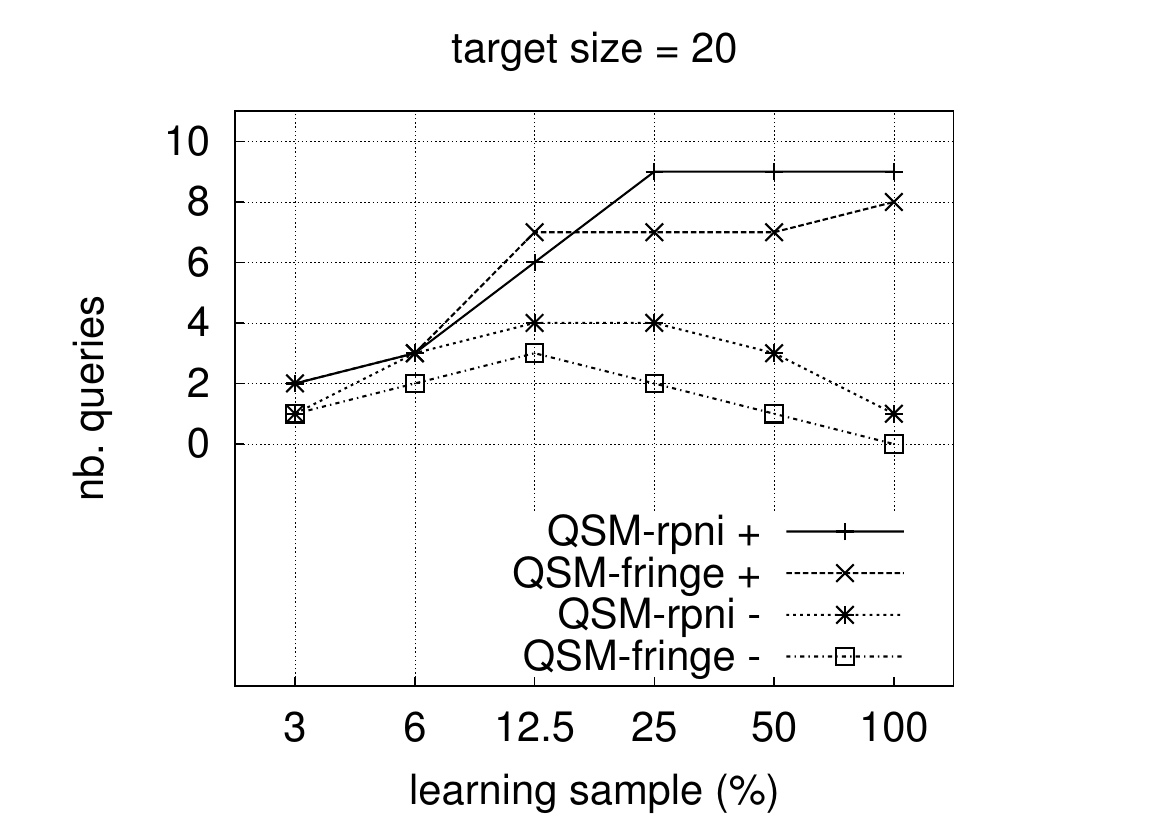

Write the gnuplot code that produced this figure.
set terminal postscript "Arial" 30;
set size ratio +0.8;

set style line 1 lt 1 lw 3;
set style line 2 lt 2 lw 3;
set style line 3 lt 3 lw 3;
set style line 4 lt 6 lw 3;
set style line 5 lt 1 lw 2;
set style line 6 lt 2 lw 2;
set style line 7 lt 3 lw 2;
set style line 8 lt 6 lw 2;
set pointsize 2.0;

set lmargin 2
set bmargin 2
set rmargin 0
set tmargin 1

set grid
set style data linespoints;
set key right bottom;

set xrange [0.5:6.5];
set xlabel "learning sample (%)";
set xtics nomirror norotate ("3" 1, "6" 2, "12.5" 3, "25" 4, "50" 5, "100" 6);
set output "queries.eps";

################################################################################ Positive queries
set autoscale y;
set ylabel "nb. queries";

set yrange [-8:11];
set ytics nomirror norotate 0,2,10;
set title 'target size = 20';
plot 'aai08-queries.dat' every :::0::0 using 3:4 title "QSM-rpni +" with linespoints ls 1, \
     'aai08-queries.dat' every :::1::1 using 3:4 title "QSM-fringe +" with linespoints ls 2, \
     'aai08-queries.dat' every :::0::0 using 3:5 title "QSM-rpni -" with linespoints ls 3, \
     'aai08-queries.dat' every :::1::1 using 3:5 title "QSM-fringe -" with linespoints ls 4;

set yrange [-70:100];
set ytics nomirror norotate 0,20,100;
set title 'target size = 50';
plot 'aai08-queries.dat' every :::2::2 using 3:4 title "QSM-rpni +" with linespoints ls 1, \
     'aai08-queries.dat' every :::3::3 using 3:4 title "QSM-fringe +" with linespoints ls 2, \
     'aai08-queries.dat' every :::2::2 using 3:5 title "QSM-rpni -" with linespoints ls 3, \
     'aai08-queries.dat' every :::3::3 using 3:5 title "QSM-fringe -" with linespoints ls 4;

set yrange [-300:350];
set ytics nomirror norotate 0,100,400;
set title 'target size = 100';
plot 'aai08-queries.dat' every :::4::4 using 3:4 title "QSM-rpni +" with linespoints ls 1, \
     'aai08-queries.dat' every :::5::5 using 3:4 title "QSM-fringe +" with linespoints ls 2, \
     'aai08-queries.dat' every :::4::4 using 3:5 title "QSM-rpni -" with linespoints ls 3, \
     'aai08-queries.dat' every :::5::5 using 3:5 title "QSM-fringe -" with linespoints ls 4;

set yrange [-1400:2000];
set ytics nomirror norotate 0,400,2000;
set title 'target size = 200';
plot 'aai08-queries.dat' every :::6::6 using 3:4 title "QSM-rpni +" with linespoints ls 1, \
     'aai08-queries.dat' every :::7::7 using 3:4 title "QSM-fringe +" with linespoints ls 2, \
     'aai08-queries.dat' every :::6::6 using 3:5 title "QSM-rpni -" with linespoints ls 3, \
     'aai08-queries.dat' every :::7::7 using 3:5 title "QSM-fringe -" with linespoints ls 4;

################################################################################ Positive queries
set autoscale y;
set ylabel "nb. queries (pos)";

set yrange [-8:11];
set ytics nomirror norotate 0,2,10;
set title 'target size = 20';
plot 'aai08-queries.dat' every :::0::0 using 3:4 title "QSM-rpni +" with linespoints ls 1, \
     'aai08-queries.dat' every :::1::1 using 3:4 title "QSM-fringe +" with linespoints ls 3;

set yrange [-70:100];
set ytics nomirror norotate 0,20,100;
set title 'target size = 50';
plot 'aai08-queries.dat' every :::2::2 using 3:4 title "QSM-rpni +" with linespoints ls 1, \
     'aai08-queries.dat' every :::3::3 using 3:4 title "QSM-fringe +" with linespoints ls 3;

set yrange [-300:350];
set ytics nomirror norotate 0,100,400;
set title 'target size = 100';
plot 'aai08-queries.dat' every :::4::4 using 3:4 title "QSM-rpni +" with linespoints ls 1, \
     'aai08-queries.dat' every :::5::5 using 3:4 title "QSM-fringe +" with linespoints ls 3;

set yrange [-1400:2000];
set ytics nomirror norotate 0,400,2000;
set title 'target size = 200';
plot 'aai08-queries.dat' every :::6::6 using 3:4 title "QSM-rpni +" with linespoints ls 1, \
     'aai08-queries.dat' every :::7::7 using 3:4 title "QSM-fringe +" with linespoints ls 3;

################################################################################ Negative queries
set ylabel "nb. queries (neg)";

set yrange [-8:11];
set ytics nomirror norotate 0,2,10;
set title 'target size = 20';
plot 'aai08-queries.dat' every :::0::0 using 3:5 title "QSM-rpni -" with linespoints ls 1, \
     'aai08-queries.dat' every :::1::1 using 3:5 title "QSM-fringe -" with linespoints ls 3;

set yrange [-70:100];
set ytics nomirror norotate 0,20,100;
set title 'target size = 50';
plot 'aai08-queries.dat' every :::2::2 using 3:5 title "QSM-rpni -" with linespoints ls 1, \
     'aai08-queries.dat' every :::3::3 using 3:5 title "QSM-fringe -" with linespoints ls 3;

set yrange [-300:350];
set ytics nomirror norotate 0,100,400;
set title 'target size = 100';
plot 'aai08-queries.dat' every :::4::4 using 3:5 title "QSM-rpni -" with linespoints ls 1, \
     'aai08-queries.dat' every :::5::5 using 3:5 title "QSM-fringe -" with linespoints ls 3;

set yrange [-1400:2000];
set ytics nomirror norotate 0,400,2000;
set title 'target size = 200';
plot 'aai08-queries.dat' every :::6::6 using 3:5 title "QSM-rpni -" with linespoints ls 1, \
     'aai08-queries.dat' every :::7::7 using 3:5 title "QSM-fringe -" with linespoints ls 3;


